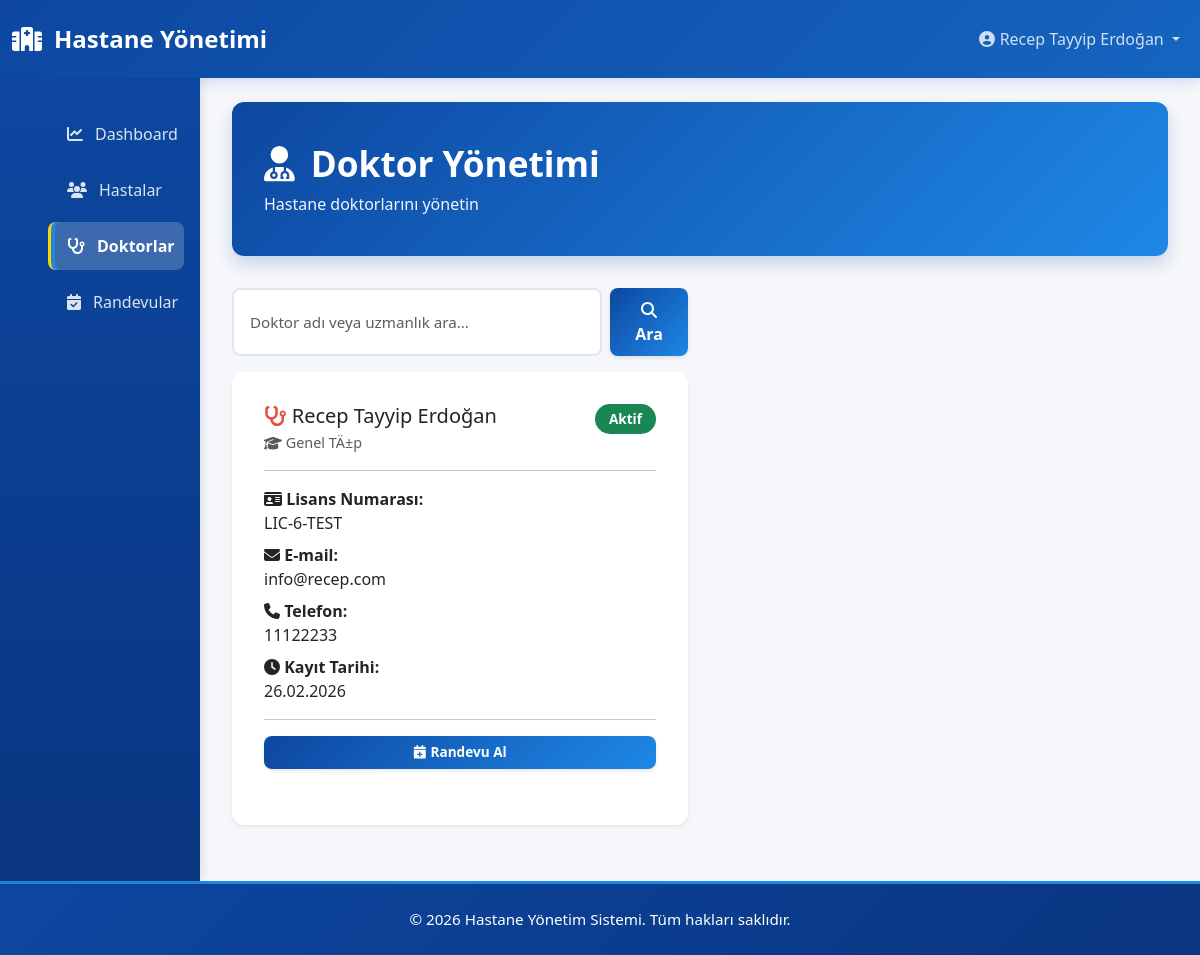
Page /doctors/ (signed in) on the committed database.
### user/models.py (models this page shows, shortened)
class CustomUser(AbstractUser):
    ROLE_CHOICES = (
        ('DOCTOR', 'Doctor'),
        ('SECRETARY', 'Secretary'),
    )
    role = models.CharField(max_length=20, choices=ROLE_CHOICES)
    phone = models.CharField(max_length=20, blank=True, null=True)
    created_at = models.DateTimeField(auto_now_add=True)

### doctor/models.py (models this page shows, shortened)
class Doctor(models.Model):
    user = models.OneToOneField(User, on_delete=models.CASCADE)
    license_number = models.CharField(max_length=100, unique=True)
    specialization = models.CharField(max_length=100)
    created_at = models.DateTimeField(auto_now_add=True)

### doctor/views.py (the view)
# urls.py: path("", DoctorListView.as_view(), name="doctor_list"),
class DoctorListView(LoginRequiredMixin, ListView):
    model = Doctor
    template_name = 'doctor_list.html'
    context_object_name = 'doctors'
    ordering = ['user__last_name']
    def get_queryset(self):
        user = self.request.user
        if user.role == 'DOCTOR':
            return Doctor.objects.filter(user=user)
        else:
            return Doctor.objects.all()

### templates/doctor_list.html (shortened to what this page needs)
{% extends 'base.html' %}
{% block content %}
<div class="page-header">
    <h1><i class="fas fa-user-md"></i> Doktor Yönetimi</h1>
    <p class="mt-2 mb-0">Hastane doktorlarını yönetin</p>
</div>
<div class="row mb-3">
    <div class="col-md-6">
        <form method="get" class="d-flex gap-2">
            <input type="text" name="search" class="form-control" placeholder="Doktor adı veya uzmanlık ara..." value="{{ request.GET.search }}">
            <button type="submit" class="btn btn-primary">
                <i class="fas fa-search"></i> Ara
            </button>
        </form>
    </div>
</div>
<div class="row">
    {% for doctor in doctors %}
    <div class="col-md-6 mb-4">
        <div class="card h-100 border-0 shadow-sm">
            <div class="card-body">
                <div class="d-flex justify-content-between align-items-start mb-3">
                    <div>
                        <h5 class="card-title mb-1">
                            <i class="fas fa-stethoscope" style="color: #e74c3c;"></i>
                            {{ doctor.user.first_name }} {{ doctor.user.last_name }}
                        </h5>
                        <p class="text-muted mb-0" style="font-size: 0.9rem;">
                            <i class="fas fa-graduation-cap"></i> {{ doctor.specialization }}
                        </p>
                    </div>
                    <span class="badge bg-success">Aktif</span>
                </div>
                <hr>
                <div class="mb-3">
                    <p class="mb-2">
                        <strong><i class="fas fa-id-card"></i> Lisans Numarası:</strong><br>
                        {{ doctor.license_number }}
                    </p>
                    <p class="mb-2">
                        <strong><i class="fas fa-envelope"></i> E-mail:</strong><br>
                        {{ doctor.user.email }}
                    </p>
                    <p class="mb-2">
                        <strong><i class="fas fa-phone"></i> Telefon:</strong><br>
                        {{ doctor.user.phone }}
                    </p>
                    <p class="mb-0">
                        <strong><i class="fas fa-clock"></i> Kayıt Tarihi:</strong><br>
                        {{ doctor.created_at|date:"d.m.Y" }}
                    </p>
                </div>
                <hr>
                <a href="{% url 'appointment_create' %}" class="btn btn-sm btn-primary w-100">
                    <i class="fas fa-calendar-plus"></i> Randevu Al
                </a>
            </div>
        </div>
    </div>
    {% empty %}
    <div class="col-md-12">
        <div class="alert alert-info" role="alert">
            <i class="fas fa-inbox"></i> Doktor kaydı bulunamadı
        </div>
    </div>
    {% endfor %}
</div>
{% endblock %}

### templates/base.html (shortened to what this page needs)
<!DOCTYPE html>
<html lang="tr">
<head>
    <link href="https://cdn.jsdelivr.net/npm/bootstrap@5.3.0/dist/css/bootstrap.min.css" rel="stylesheet">
    <link rel="stylesheet" href="https://cdnjs.cloudflare.com/ajax/libs/font-awesome/6.4.0/css/all.min.css">
</head>
<body>
    <nav class="navbar navbar-expand-lg navbar-dark">
        <div class="container-fluid">
            <a class="navbar-brand" href="{% url 'dashboard' %}">
                <i class="fas fa-hospital"></i>
                Hastane Yönetimi
            </a>
            <div class="collapse navbar-collapse" id="navbarNav">
                <ul class="navbar-nav ms-auto">
                    <li class="nav-item dropdown">
                        <a class="nav-link dropdown-toggle" href="#" id="userDropdown" role="button" data-bs-toggle="dropdown" aria-expanded="false">
                            <i class="fas fa-user-circle"></i> {{ user.get_full_name|default:user.username }}
                        </a>
                    </li>
                </ul>
            </div>
        </div>
    </nav>
    <div class="container-fluid flex-grow-1">
        <div class="row h-100">
            <nav class="col-lg-2 sidebar d-none d-lg-block">
                <ul class="sidebar-menu">
                    <li>
                        <a href="{% url 'dashboard' %}" class="{% if request.resolver_match.url_name == 'dashboard' %}active{% endif %}">
                            <i class="fas fa-chart-line"></i>
                            <span>Dashboard</span>
                        </a>
                    </li>
                    <li>
                        <a href="{% url 'patient_list' %}" class="{% if 'patient' in request.resolver_match.url_name %}active{% endif %}">
                            <i class="fas fa-users"></i>
                            <span>Hastalar</span>
                        </a>
                    </li>
                    <li>
                        <a href="{% url 'doctor_list' %}" class="{% if 'doctor' in request.resolver_match.url_name %}active{% endif %}">
                            <i class="fas fa-stethoscope"></i>
                            <span>Doktorlar</span>
                        </a>
                    </li>
                    <li>
                        <a href="{% url 'appointment_list' %}" class="{% if 'appointment' in request.resolver_match.url_name %}active{% endif %}">
                            <i class="fas fa-calendar-check"></i>
                            <span>Randevular</span>
                        </a>
                    </li>
                </ul>
            </nav>
            <main class="col-lg-10 main-content">
                {% block content %}{% endblock %}
            </main>
        </div>
    </div>
    <footer>
        <p>&copy; 2026 Hastane Yönetim Sistemi. Tüm hakları saklıdır.</p>
    </footer>
</body>
</html>

### templates/base.html (style rules this page uses)
* { margin: 0; padding: 0; box-sizing: border-box; }
:root { --primary-color: #0d47a1; --primary-light: #1565c0; --primary-dark: #0a3580; --secondary-color: #1e88e5; --success-color: #43a047; --danger-color: #e53935; --warning-color: #fb8c00; --info-color: #1e88e5; --light-bg: #f5f7fa; --border-color: #e0e6ed; }
html, body { height: 100%; background-color: var(--light-bg); }
body { font-family: 'Segoe UI', Tahoma, Geneva, Verdana, sans-serif; color: #333; display: flex; flex-direction: column; }
.navbar { background: linear-gradient(135deg, var(--primary-color) 0%, var(--primary-light) 100%); box-shadow: 0 4px 12px rgba(13, 71, 161, 0.15); padding: 1rem 0; position: sticky; top: 0; z-index: 1030; }
.navbar-brand { font-weight: 700; font-size: 1.5rem; display: flex; align-items: center; gap: 12px; color: white !important; }
.navbar-dark .navbar-nav .nav-link { color: rgba(255, 255, 255, 0.8); transition: all 0.3s ease; margin-left: 1rem; }
.sidebar { background: linear-gradient(180deg, var(--primary-color) 0%, var(--primary-dark) 100%); min-height: calc(100vh - 80px - 50px); padding: 2rem 1rem; box-shadow: 2px 0 10px rgba(0, 0, 0, 0.1); position: sticky; top: 80px; }
.sidebar-menu { list-style: none; display: flex; flex-direction: column; gap: 0.5rem; }
.sidebar-menu a { color: rgba(255, 255, 255, 0.85); display: flex; align-items: center; gap: 12px; padding: 12px 16px; text-decoration: none; border-radius: 8px; transition: all 0.3s cubic-bezier(0.4, 0, 0.2, 1); border-left: 3px solid transparent; position: relative; }
.sidebar-menu a.active { background-color: rgba(255, 255, 255, 0.2); color: white; border-left-color: #ffd700; box-shadow: inset 4px 0 0 var(--info-color); font-weight: 600; }
.main-content { flex: 1; padding: 2rem 2rem; overflow-y: auto; }
.page-header { background: linear-gradient(135deg, var(--primary-color) 0%, var(--secondary-color) 100%); color: white; padding: 2.5rem 2rem; border-radius: 12px; margin-bottom: 2rem; box-shadow: 0 8px 16px rgba(13, 71, 161, 0.2); margin-top: -0.5rem; }
.page-header h1 { margin: 0; display: flex; align-items: center; gap: 1rem; font-size: 2.2rem; font-weight: 700; }
.page-header p { margin-top: 0.75rem; font-size: 1rem; opacity: 0.95; }
.card { border: none; border-radius: 12px; box-shadow: 0 2px 8px rgba(0, 0, 0, 0.08); transition: all 0.3s cubic-bezier(0.4, 0, 0.2, 1); overflow: hidden; margin-bottom: 1.5rem; }
.card-body { padding: 2rem; }
.btn { border-radius: 8px; font-weight: 600; padding: 0.625rem 1.25rem; transition: all 0.3s ease; border: none; box-shadow: 0 2px 4px rgba(0, 0, 0, 0.1); }
.btn-primary { background: linear-gradient(135deg, var(--primary-color), var(--secondary-color)); }
.btn-sm { padding: 0.4rem 0.75rem; font-size: 0.85rem; }
.form-control, .form-select { border-radius: 8px; border: 2px solid var(--border-color); padding: 0.75rem 1rem; transition: all 0.3s ease; font-size: 0.95rem; }
.badge { padding: 0.5rem 0.875rem; border-radius: 20px; font-weight: 600; font-size: 0.85rem; display: inline-block; }
footer { background: linear-gradient(135deg, var(--primary-color) 0%, var(--primary-dark) 100%); color: white; text-align: center; padding: 1.5rem; margin-top: auto; border-top: 3px solid var(--secondary-color); }
footer p { margin: 0; font-size: 0.95rem; }
.card, .page-header, .stat-card { animation: slideIn 0.3s ease; }

### rows in the picture
CustomUser: get_full_name "Recep Tayyip Erdoğan"
Doctor: user.first_name "Recep Tayyip", user.last_name "Erdoğan", specialization "Genel TÄ±p", license_number "LIC-6-TEST", user.email "info@recep.com", user.phone "11122233", created_at "26.02.2026"
